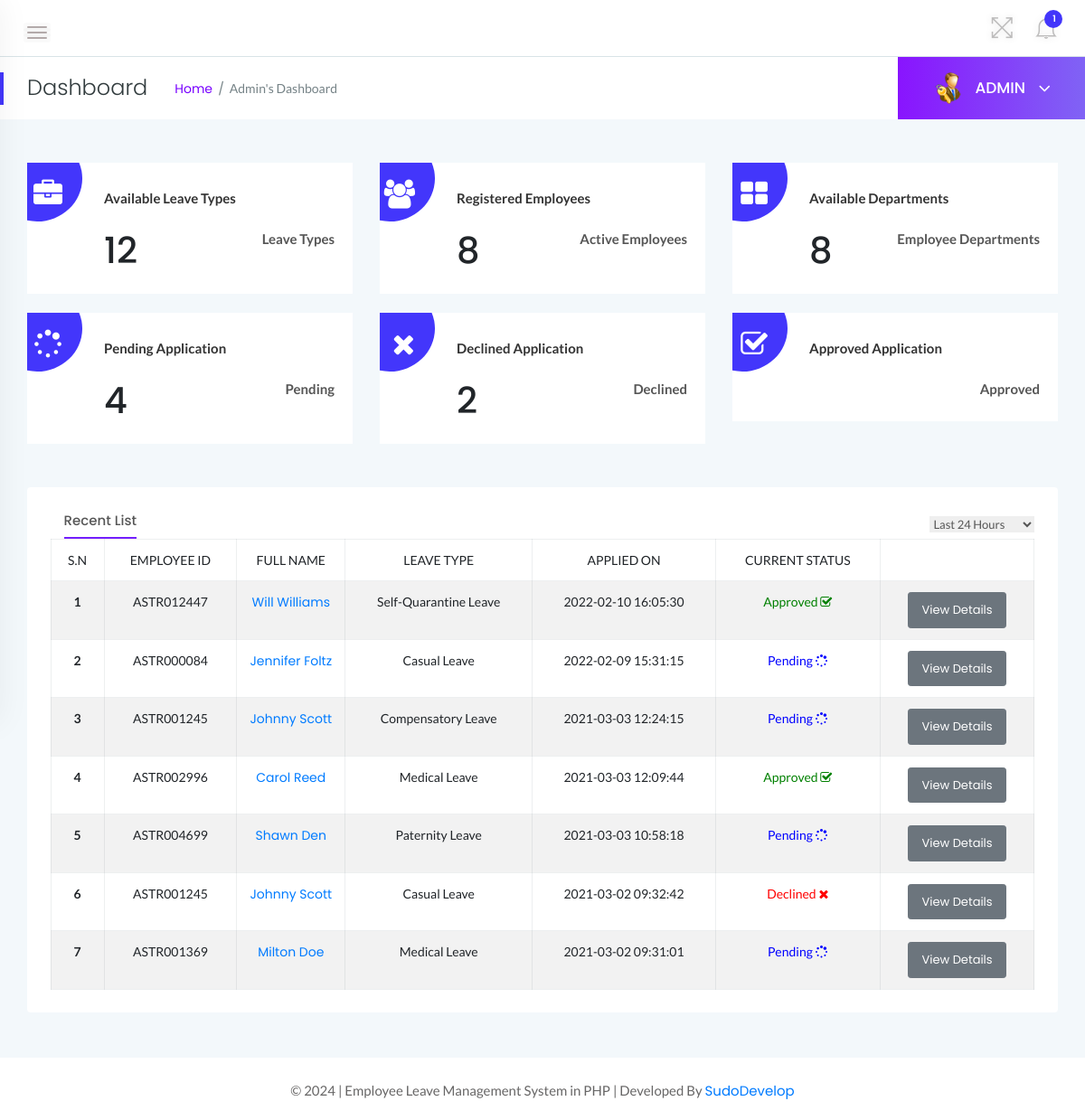
Screenshot of /dashboard.php (signed in) with the database file from the repository.
### tables this page shows
CREATE TABLE `tblleaves` (
  `id` int(11) NOT NULL,
  `LeaveType` varchar(110) NOT NULL,
  `ToDate` varchar(120) NOT NULL,
  `FromDate` varchar(120) NOT NULL,
  `Description` mediumtext NOT NULL,
  `PostingDate` timestamp NOT NULL DEFAULT CURRENT_TIMESTAMP,
  `AdminRemark` mediumtext,
  `AdminRemarkDate` varchar(120) DEFAULT NULL,
  `Status` int(1) NOT NULL,
  `IsRead` int(1) NOT NULL,
  `empid` int(11) DEFAULT NULL
);

CREATE TABLE `tblemployees` (
  `id` int(11) NOT NULL,
  `EmpId` varchar(100) NOT NULL,
  `FirstName` varchar(150) NOT NULL,
  `LastName` varchar(150) NOT NULL,
  `EmailId` varchar(200) NOT NULL,
  `Password` varchar(180) NOT NULL,
  `Gender` varchar(100) NOT NULL,
  `Dob` varchar(100) NOT NULL,
  `Department` varchar(255) NOT NULL,
  `Address` varchar(255) NOT NULL,
  `City` varchar(200) NOT NULL,
  `Country` varchar(150) NOT NULL,
  `Phonenumber` char(11) NOT NULL,
  `Status` int(1) NOT NULL,
  `RegDate` timestamp NOT NULL DEFAULT CURRENT_TIMESTAMP
);

### dashboard.php (the view, shortened to what this page needs)
<?php
    if(strlen($_SESSION['alogin'])==0){
        header('location:index.php');
    } else {
?>
<!doctype html>
<html class="no-js" lang="en">
<head>
    <link rel="stylesheet" href="../assets/css/bootstrap.min.css">
    <link rel="stylesheet" href="../assets/css/font-awesome.min.css">
    <link rel="stylesheet" href="../assets/css/themify-icons.css">
    <link rel="stylesheet" href="../assets/css/metisMenu.css">
    <link rel="stylesheet" href="../assets/css/owl.carousel.min.css">
    <link rel="stylesheet" href="../assets/css/slicknav.min.css">
    <link rel="stylesheet" href="https://www.amcharts.com/lib/3/plugins/export/export.css" type="text/css" media="all" />
    <link rel="stylesheet" href="../assets/css/typography.css">
    <link rel="stylesheet" href="../assets/css/default-css.css">
    <link rel="stylesheet" href="../assets/css/styles.css">
    <link rel="stylesheet" href="../assets/css/responsive.css">
</head>
<body>
    <div class="page-container">
        <div class="main-content">
            <div class="header-area">
                <div class="row align-items-center">
                    <div class="col-md-6 col-sm-8 clearfix">
                        <div class="nav-btn pull-left">
                            <span></span>
                            <span></span>
                            <span></span>
                        </div>
                    </div>
                    <div class="col-md-6 col-sm-4 clearfix">
                        <ul class="notification-area pull-right">
                            <li id="full-view"><i class="ti-fullscreen"></i></li>
                            <?php include '../includes/admin-notification.php'?>
                        </ul>
                    </div>
                </div>
            </div>
            <div class="page-title-area">
                <div class="row align-items-center">
                    <div class="col-sm-6">
                        <div class="breadcrumbs-area clearfix">
                            <h4 class="page-title pull-left">Dashboard</h4>
                            <ul class="breadcrumbs pull-left">
                                <li><a href="dashboard.php">Home</a></li>
                                <li><span>Admin's Dashboard</span></li>
                            </ul>
                        </div>
                    </div>
                    <div class="col-sm-6 clearfix">
                        <div class="user-profile pull-right">
                            <img class="avatar user-thumb" src="../assets/images/admin.png" alt="avatar">
                            <h4 class="user-name dropdown-toggle" data-toggle="dropdown">ADMIN <i class="fa fa-angle-down"></i></h4>
                        </div>
                    </div>
                </div>
            </div>
            <div class="main-content-inner">
                <div class="sales-report-area mt-5 mb-5">
                    <div class="row">
                        <div class="col-md-4">
                            <div class="single-report mb-xs-30">
                                <div class="s-report-inner pr--20 pt--30 mb-3">
                                    <div class="icon"><i class="fa fa-briefcase"></i></div>
                                    <div class="s-report-title d-flex justify-content-between">
                                        <h4 class="header-title mb-0">Available Leave Types</h4>
                                    </div>
                                    <div class="d-flex justify-content-between pb-2">
                                        <h1><?php include 'counters/leavetype-counter.php'?></h1>
                                        <span>Leave Types</span>
                                    </div>
                                </div>
                            </div>
                        </div>
                        <div class="col-md-4">
                            <div class="single-report mb-xs-30">
                                <div class="s-report-inner pr--20 pt--30 mb-3">
                                    <div class="icon"><i class="fa fa-users"></i></div>
                                    <div class="s-report-title d-flex justify-content-between">
                                        <h4 class="header-title mb-0">Registered Employees</h4>
                                    </div>
                                    <div class="d-flex justify-content-between pb-2">
                                        <h1><?php include 'counters/emp-counter.php'?></h1>
                                        <span>Active Employees</span>
                                    </div>
                                </div>
                            </div>
                        </div>
                        <div class="col-md-4">
                            <div class="single-report">
                                <div class="s-report-inner pr--20 pt--30 mb-3">
                                    <div class="icon"><i class="fa fa-th-large"></i></div>
                                    <div class="s-report-title d-flex justify-content-between">
                                        <h4 class="header-title mb-0">Available Departments</h4>
                                    </div>
                                    <div class="d-flex justify-content-between pb-2">
                                        <h1><?php include 'counters/dept-counter.php'?></h1>
                                        <span>Employee Departments</span>
                                    </div>
                                </div>
                            </div>
                        </div>
                    </div>
                    <br>
                    <div class="row">
                        <div class="col-md-4">
                            <div class="single-report mb-xs-30">
                                <div class="s-report-inner pr--20 pt--30 mb-3">
                                    <div class="icon"><i class="fa fa-spinner"></i></div>
                                    <div class="s-report-title d-flex justify-content-between">
                                        <h4 class="header-title mb-0">Pending Application</h4>
                                    </div>
                                    <div class="d-flex justify-content-between pb-2">
                                        <h1><?php include 'counters/pendingapp-counter.php'?></h1>
                                        <span>Pending</span>
                                    </div>
                                </div>
                            </div>
                        </div>
                        <div class="col-md-4">
                            <div class="single-report mb-xs-30">
                                <div class="s-report-inner pr--20 pt--30 mb-3">
                                    <div class="icon"><i class="fa fa-times"></i></div>
                                    <div class="s-report-title d-flex justify-content-between">
                                        <h4 class="header-title mb-0">Declined Application</h4>
                                    </div>
                                    <div class="d-flex justify-content-between pb-2">
                                        <h1><?php include 'counters/declineapp-counter.php'?></h1>
                                        <span>Declined</span>
                                    </div>
                                </div>
                            </div>
                        </div>
                        <div class="col-md-4">
                            <div class="single-report">
                                <div class="s-report-inner pr--20 pt--30 mb-3">
                                    <div class="icon"><i class="fa fa-check-square-o"></i></div>
                                    <div class="s-report-title d-flex justify-content-between">
                                        <h4 class="header-title mb-0">Approved Application</h4>
                                    </div>
                                    <div class="d-flex justify-content-between pb-2">
                                        <span>Approved</span>
                                    </div>
                                </div>
                            </div>
                        </div>
                    </div>
                </div>
                <div class="row">
                    <div class="col-12">
                        <div class="card">
                            <div class="card-body">
							<div class="d-sm-flex justify-content-between align-items-center">
                                    <div class="trd-history-tabs">
                                        <ul class="nav" role="tablist">
                                            <li>
                                                <a class="active" data-toggle="tab" href="dashboard.php" role="tab">Recent List</a>
                                            </li>
                                        </ul>
                                    </div>
                                    <select class="custome-select border-0 pr-3">
                                        <option selected>Last 24 Hours</option>
                                    </select>
                                </div>
                                        <div class="single-table">
                                            <div class="table-responsive">
                                                <table class="table table-hover table-bordered table-striped progress-table text-center">
                                                <thead class="text-uppercase">
                                                <tr>
                                                        <td>S.N</td>
                                                        <td>Employee ID</td>
                                                        <td width="120">Full Name</td>
                                                        <td>Leave Type</td>
                                                        <td>Applied On</td>
                                                        <td>Current Status</td>
                                                        <td></td>
                                                    </tr>
                                                </thead>
                                                <tbody>
                                                <?php
                                                    $sql = "SELECT tblleaves.id as lid,tblemployees.FirstName,tblemployees.LastName,tblemployees.EmpId,tblemployees.id,tblleaves.LeaveType,tblleaves.PostingDate,tblleaves.Status from tblleaves join tblemployees on tblleaves.empid=tblemployees.id order by lid desc limit 7";
                                                    $query = $dbh -> prepare($sql);
                                                    $query->execute();
                                                    $results=$query->fetchAll(PDO::FETCH_OBJ);
                                                    $cnt=1;
                                                    if($query->rowCount() > 0){
                                                    foreach($results as $result)
                                                    {
                                                ?>
                                        <tr>
                                            <td> <b><?php echo htmlentities($cnt);?></b></td>
                                            <td><?php echo htmlentities($result->EmpId);?></td>
                                            <td><a href="update-employee.php?empid=<?php echo htmlentities($result->id);?>" target="_blank"><?php echo htmlentities($result->FirstName." ".$result->LastName);?></a></td>
                                            <td><?php echo htmlentities($result->LeaveType);?></td>
                                            <td><?php echo htmlentities($result->PostingDate);?></td>
                                            <td><?php $stats=$result->Status;
                                            if($stats==1){
                                             ?>
                                                 <span style="color: green">Approved <i class="fa fa-check-square-o"></i></span>
                                                 <?php } if($stats==2)  { ?>
                                                <span style="color: red">Declined <i class="fa fa-times"></i></span>
                                                 <?php } if($stats==0)  { ?>
                                            <span style="color: blue">Pending <i class="fa fa-spinner"></i></span>
                                            <?php } ?>
                                             </td>
                                            <td><a href="employeeLeave-details.php?leaveid=<?php echo htmlentities($result->lid);?>" class="btn btn-secondary btn-sm">View Details</a></td>
                                            </tr>
                                                <?php $cnt++;} }?>
                                            </tbody>
                                                </table>
                                            </div>
                                        </div>
                                        </div>
                        </div>
                    </div>
                </div>
                </div>
            </div>
            <?php include '../includes/footer.php' ?>
        </div>
</body>
</html>
<?php } ?>

### rows the page displays
tblleaves: tblemployees.EmpId "ASTR012447", tblemployees.FirstName+LastName "Will Williams", LeaveType "Self-Quarantine Leave", PostingDate "2022-02-10 16:05:30", Status "Approved"
tblleaves: tblemployees.EmpId "ASTR000084", tblemployees.FirstName+LastName "Jennifer Foltz", LeaveType "Casual Leave", PostingDate "2022-02-09 15:31:15", Status "Pending"
tblleaves: tblemployees.EmpId "ASTR001245", tblemployees.FirstName+LastName "Johnny Scott", LeaveType "Compensatory Leave", PostingDate "2021-03-03 12:24:15", Status "Pending"
tblleaves: tblemployees.EmpId "ASTR002996", tblemployees.FirstName+LastName "Carol Reed", LeaveType "Medical Leave", PostingDate "2021-03-03 12:09:44", Status "Approved"
tblleaves: tblemployees.EmpId "ASTR004699", tblemployees.FirstName+LastName "Shawn Den", LeaveType "Paternity Leave", PostingDate "2021-03-03 10:58:18", Status "Pending"
tblleaves: tblemployees.EmpId "ASTR001245", tblemployees.FirstName+LastName "Johnny Scott", LeaveType "Casual Leave", PostingDate "2021-03-02 09:32:42", Status "Declined"
tblleaves: tblemployees.EmpId "ASTR001369", tblemployees.FirstName+LastName "Milton Doe", LeaveType "Medical Leave", PostingDate "2021-03-02 09:31:01", Status "Pending"

### other values shown
$unreadcount "1"
$leavtypcount "12"
$empcount "8"
$dptcount "8"
$leavtypcount "4"
$leavtypcount "2"
